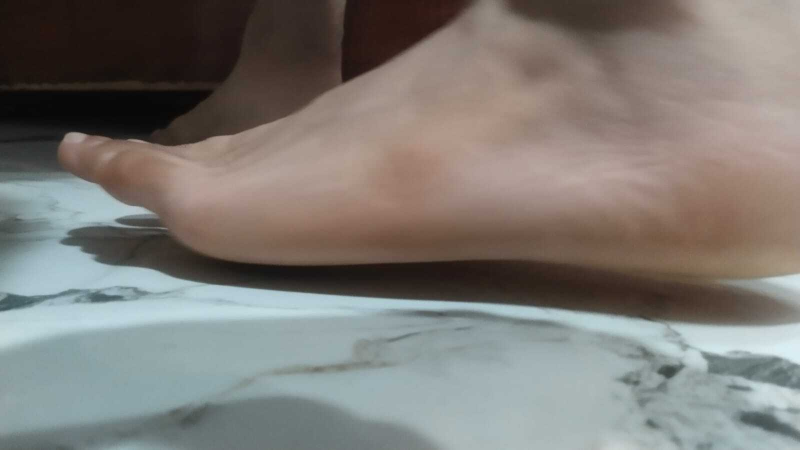
#> input picture foot_images/img1.jpg, 1600 x 900 px, found by its file name (shown at 1/2 size); its folder holds 4 pictures in this run
$ python colversion.py
#> lines starting #> are read from the running program, lines starting #| are printed output that depends on the picture
import os
import subprocess
from PIL import Image
import open3d as o3d

# Set up paths
COLMAP_BIN = r"C:\colmap\colmap.exe"  # Update to your COLMAP executable path

input_folder = r"d:\PYTHON PROJECT\foot_images"
preprocessed_folder = r"d:\PYTHON PROJECT\preprocessed_images"
colmap_db = r"d:\PYTHON PROJECT\colmap.db"
sparse_folder = r"d:\PYTHON PROJECT\sparse"
dense_folder = r"d:\PYTHON PROJECT\dense"
output_mesh = os.path.join(dense_folder, "meshed-poisson.ply")

os.makedirs(preprocessed_folder, exist_ok=True)
os.makedirs(sparse_folder, exist_ok=True)
os.makedirs(dense_folder, exist_ok=True)

# 1. Preprocess images
for fname in os.listdir(input_folder):
    if fname.lower().endswith(('.jpg', '.jpeg', '.png')):
        img_path = os.path.join(input_folder, fname)
        img = Image.open(img_path).convert("RGB")
#> img is the input picture: PIL image 1600x900 RGB; mean R, G, B 125.9, 122, 117.3
        img.thumbnail((1024, 1024))
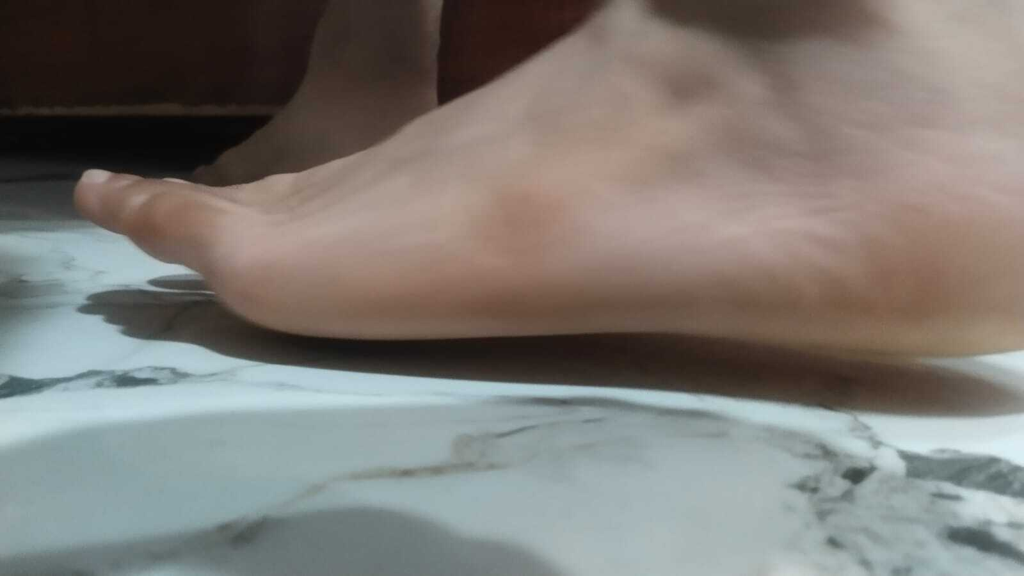
#> img: PIL image 1024x576 RGB; mean R, G, B 125.9, 122, 117.3
        img.save(os.path.join(preprocessed_folder, fname))
#> pass 2 of the loop `for fname in os.listdir(input_folder):`:
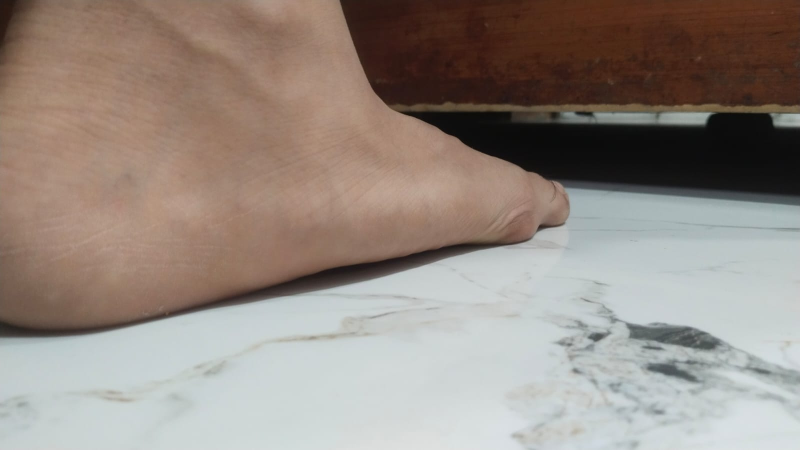
#> input picture foot_images/img10.jpg, 1600 x 900 px, found by its file name (shown at 1/2 size)
#> img is the input picture: PIL image 1600x900 RGB; mean R, G, B 148.8, 137.5, 129.5
#> `img.thumbnail((1024, 1024))`:
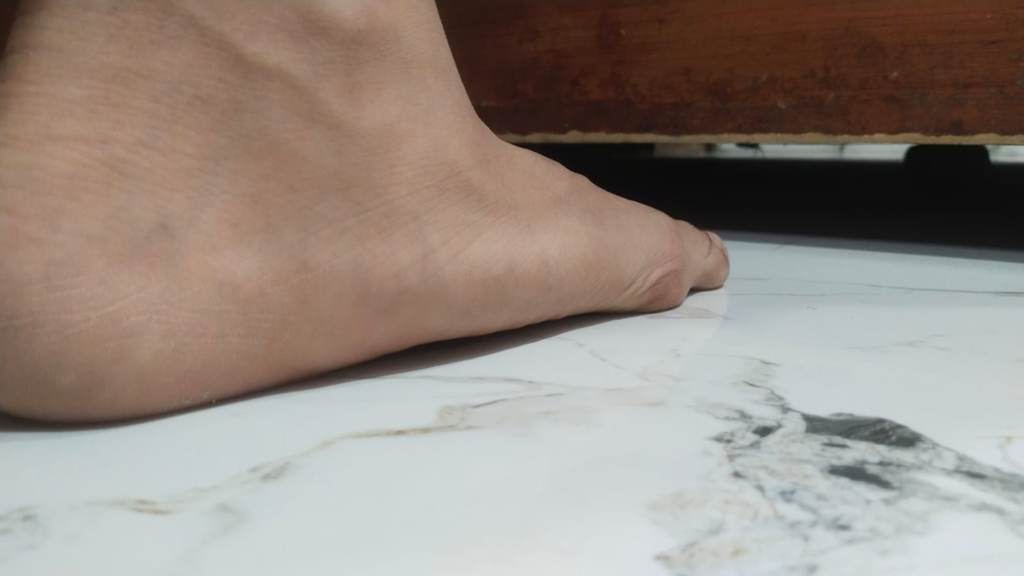
#> img: PIL image 1024x576 RGB; mean R, G, B 148.8, 137.5, 129.5
#> pass 3 of the loop `for fname in os.listdir(input_folder):`:
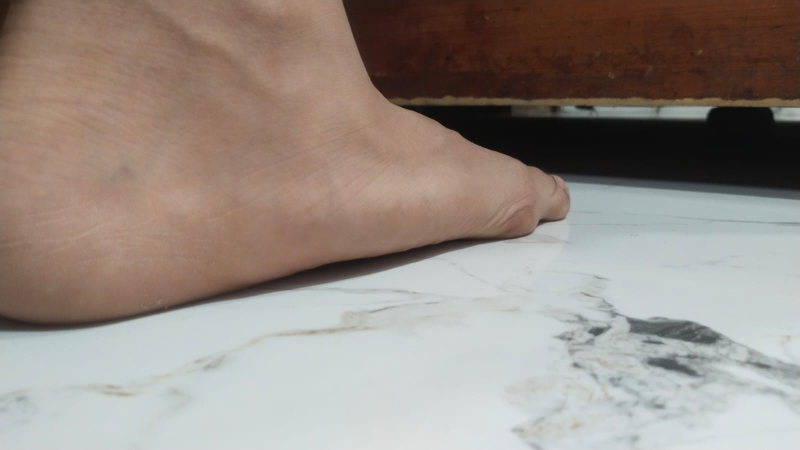
#> input picture foot_images/img11.jpg, 1600 x 900 px, found by its file name (shown at 1/2 size)
#> img is the input picture: PIL image 1600x900 RGB; mean R, G, B 149.9, 139.2, 131.5
#> `img.thumbnail((1024, 1024))`:
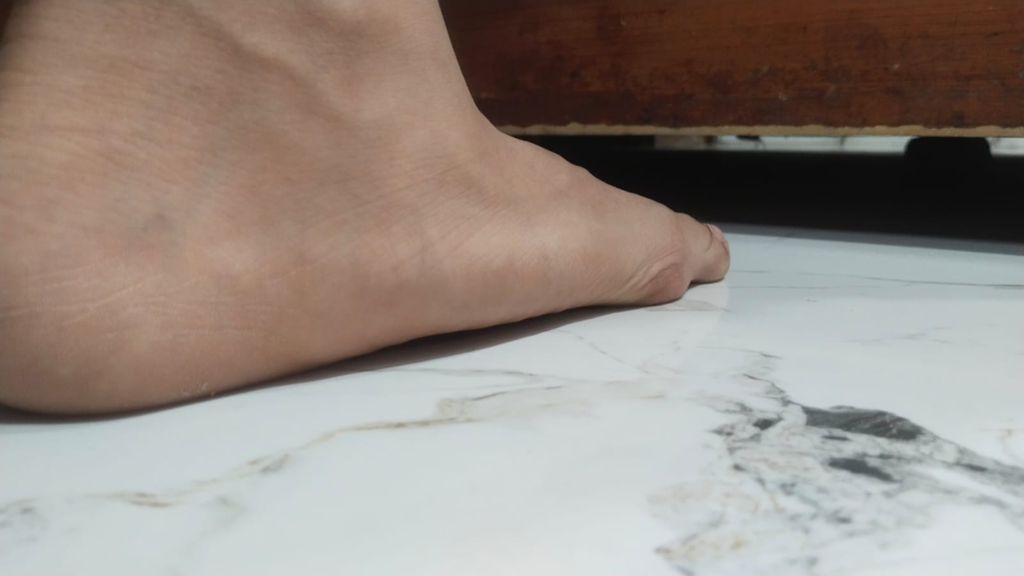
#> img: PIL image 1024x576 RGB; mean R, G, B 149.9, 139.2, 131.5
#> the loop made 4 passes; the first 3 are shown

def run(cmd):
    print("Running:", " ".join(cmd))
    subprocess.run(cmd, check=True)
#> (this line was passed over: subprocess is not available in this run)

# 2. Feature extraction
run([
    COLMAP_BIN, "feature_extractor",
    "--database_path", colmap_db,
    "--image_path", preprocessed_folder
])

# 3. Exhaustive matcher
run([
    COLMAP_BIN, "exhaustive_matcher",
    "--database_path", colmap_db
])

# 4. Sparse reconstruction (mapper)
run([
    COLMAP_BIN, "mapper",
    "--database_path", colmap_db,
    "--image_path", preprocessed_folder,
    "--output_path", sparse_folder
])

# 5. Image undistortion (needed for dense reconstruction)
run([
    COLMAP_BIN, "image_undistorter",
    "--image_path", preprocessed_folder,
    "--input_path", os.path.join(sparse_folder, "0"),
    "--output_path", dense_folder,
    "--output_type", "COLMAP"
])

# 6. Dense stereo
run([
    COLMAP_BIN, "patch_match_stereo",
    "--workspace_path", dense_folder,
    "--workspace_format", "COLMAP",
    "--PatchMatchStereo.geom_consistency", "true"
])

# 7. Dense fusion
run([
    COLMAP_BIN, "stereo_fusion",
    "--workspace_path", dense_folder,
    "--workspace_format", "COLMAP",
    "--input_type", "geometric",
    "--output_path", os.path.join(dense_folder, "fused.ply")
])

# 8. Surface reconstruction (Poisson)
run([
    COLMAP_BIN, "poisson_mesher",
    "--input_path", os.path.join(dense_folder, "fused.ply"),
    "--output_path", output_mesh
])
#> (the run stopped early here; a loop or call above may not have finished)
